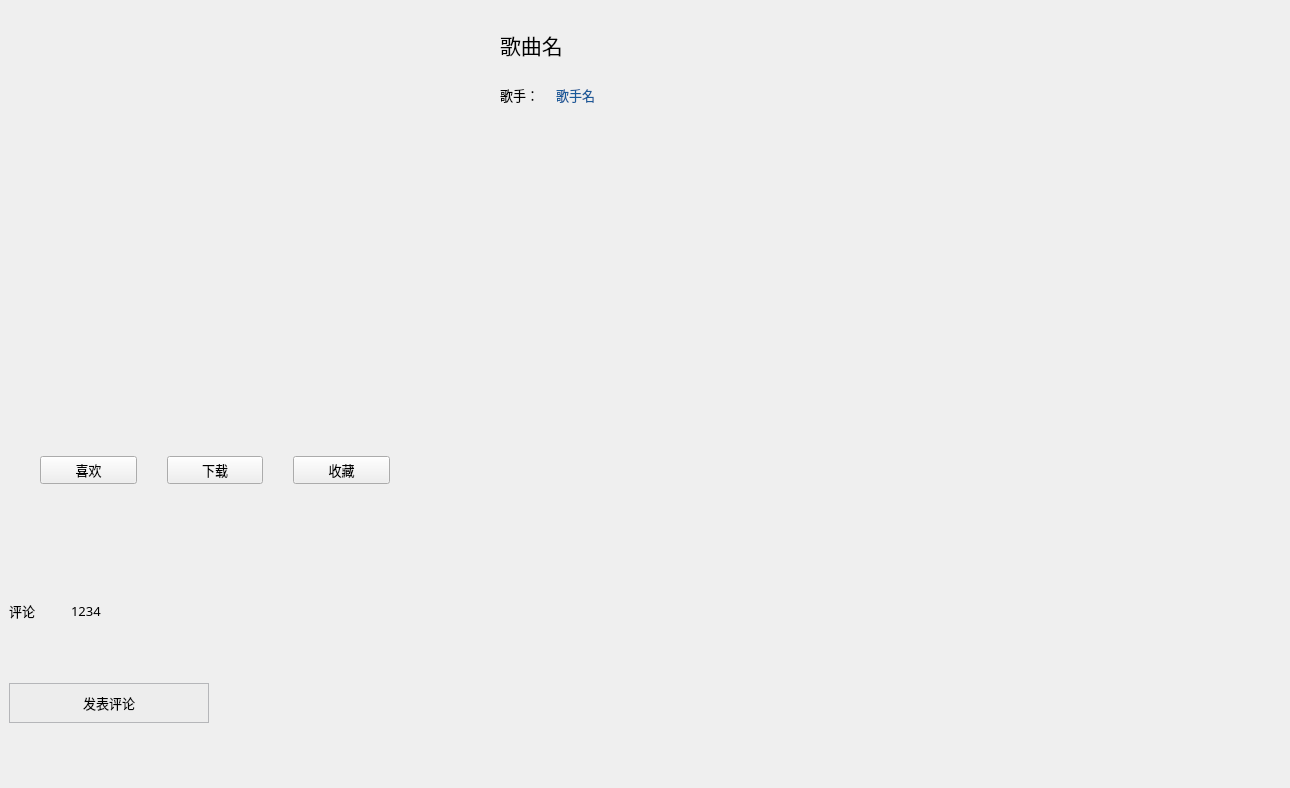
<?xml version="1.0" encoding="UTF-8"?>
<ui version="4.0">
 <class>DetailWindow</class>
 <widget class="QWidget" name="DetailWindow">
  <property name="geometry">
   <rect>
    <x>0</x>
    <y>0</y>
    <width>1290</width>
    <height>788</height>
   </rect>
  </property>
  <property name="windowTitle">
   <string>Form</string>
  </property>
  <layout class="QVBoxLayout" name="verticalLayout_3">
   <property name="spacing">
    <number>0</number>
   </property>
   <property name="leftMargin">
    <number>0</number>
   </property>
   <property name="topMargin">
    <number>30</number>
   </property>
   <property name="rightMargin">
    <number>0</number>
   </property>
   <property name="bottomMargin">
    <number>0</number>
   </property>
   <item>
    <widget class="QScrollArea" name="scrollArea">
     <property name="styleSheet">
      <string notr="true">QScrollArea
{
border:none;
}

QScrollBar:vertical {
	width: 10px;
	background: transparent;
}

QScrollBar::handle:vertical {
	width: 10px;
	min-height: 20px;
	background: #C8C9CC;
	border-radius: 5px;
}
QScrollBar::handle:vertical:hover {
        background: #ADAFB2;
}

QScrollBar::sub-line:vertical {
        height: 0px;
        background: transparent;
}
QScrollBar::add-line:vertical {
        height: 0px;
        background: transparent;
}</string>
     </property>
     <property name="verticalScrollBarPolicy">
      <enum>Qt::ScrollBarAsNeeded</enum>
     </property>
     <property name="horizontalScrollBarPolicy">
      <enum>Qt::ScrollBarAlwaysOff</enum>
     </property>
     <property name="widgetResizable">
      <bool>true</bool>
     </property>
     <property name="alignment">
      <set>Qt::AlignCenter</set>
     </property>
     <widget class="QWidget" name="scrollAreaWidgetContents">
      <property name="geometry">
       <rect>
        <x>0</x>
        <y>0</y>
        <width>1290</width>
        <height>758</height>
       </rect>
      </property>
      <layout class="QVBoxLayout" name="verticalLayout_7">
       <property name="leftMargin">
        <number>0</number>
       </property>
       <property name="topMargin">
        <number>0</number>
       </property>
       <property name="rightMargin">
        <number>0</number>
       </property>
       <property name="bottomMargin">
        <number>0</number>
       </property>
       <item>
        <widget class="QWidget" name="widget_info" native="true">
         <property name="maximumSize">
          <size>
           <width>16777215</width>
           <height>500</height>
          </size>
         </property>
         <layout class="QHBoxLayout" name="horizontalLayout_3" stretch="0,0,3,0">
          <property name="spacing">
           <number>110</number>
          </property>
          <property name="leftMargin">
           <number>0</number>
          </property>
          <property name="topMargin">
           <number>0</number>
          </property>
          <property name="rightMargin">
           <number>0</number>
          </property>
          <property name="bottomMargin">
           <number>0</number>
          </property>
          <item>
           <spacer name="horizontalSpacer_left">
            <property name="orientation">
             <enum>Qt::Horizontal</enum>
            </property>
            <property name="sizeHint" stdset="0">
             <size>
              <width>40</width>
              <height>20</height>
             </size>
            </property>
           </spacer>
          </item>
          <item>
           <layout class="QVBoxLayout" name="verticalLayout_avatar">
            <property name="spacing">
             <number>30</number>
            </property>
            <item>
             <spacer name="verticalSpacer_3">
              <property name="orientation">
               <enum>Qt::Vertical</enum>
              </property>
              <property name="sizeHint" stdset="0">
               <size>
                <width>20</width>
                <height>40</height>
               </size>
              </property>
             </spacer>
            </item>
            <item>
             <widget class="QLabel" name="coverLabel">
              <property name="minimumSize">
               <size>
                <width>350</width>
                <height>350</height>
               </size>
              </property>
              <property name="maximumSize">
               <size>
                <width>350</width>
                <height>350</height>
               </size>
              </property>
              <property name="text">
               <string/>
              </property>
              <property name="pixmap">
               <pixmap resource="../res.qrc">:/img/default-cover</pixmap>
              </property>
              <property name="scaledContents">
               <bool>true</bool>
              </property>
             </widget>
            </item>
            <item>
             <layout class="QHBoxLayout" name="horizontalLayout_button">
              <property name="sizeConstraint">
               <enum>QLayout::SetMinimumSize</enum>
              </property>
              <item>
               <widget class="QPushButton" name="likeButton">
                <property name="font">
                 <font>
                  <family>Microsoft YaHei</family>
                  <pointsize>10</pointsize>
                 </font>
                </property>
                <property name="styleSheet">
                 <string notr="true"/>
                </property>
                <property name="text">
                 <string>喜欢</string>
                </property>
               </widget>
              </item>
              <item>
               <widget class="QPushButton" name="downloadButton">
                <property name="font">
                 <font>
                  <family>Microsoft YaHei</family>
                  <pointsize>10</pointsize>
                 </font>
                </property>
                <property name="text">
                 <string>下载</string>
                </property>
               </widget>
              </item>
              <item>
               <widget class="QPushButton" name="favoriteButton">
                <property name="font">
                 <font>
                  <family>Microsoft YaHei</family>
                  <pointsize>10</pointsize>
                 </font>
                </property>
                <property name="text">
                 <string>收藏</string>
                </property>
               </widget>
              </item>
             </layout>
            </item>
            <item>
             <spacer name="verticalSpacer">
              <property name="orientation">
               <enum>Qt::Vertical</enum>
              </property>
              <property name="sizeHint" stdset="0">
               <size>
                <width>20</width>
                <height>40</height>
               </size>
              </property>
             </spacer>
            </item>
           </layout>
          </item>
          <item>
           <layout class="QVBoxLayout" name="verticalLayout_lyric">
            <property name="spacing">
             <number>15</number>
            </property>
            <item>
             <widget class="QLabel" name="nameLabel">
              <property name="maximumSize">
               <size>
                <width>350</width>
                <height>30</height>
               </size>
              </property>
              <property name="font">
               <font>
                <family>Microsoft YaHei</family>
                <pointsize>16</pointsize>
               </font>
              </property>
              <property name="text">
               <string>歌曲名</string>
              </property>
              <property name="scaledContents">
               <bool>true</bool>
              </property>
              <property name="wordWrap">
               <bool>true</bool>
              </property>
             </widget>
            </item>
            <item>
             <widget class="QWidget" name="widget_author" native="true">
              <property name="maximumSize">
               <size>
                <width>350</width>
                <height>40</height>
               </size>
              </property>
              <layout class="QHBoxLayout" name="horizontalLayout">
               <property name="spacing">
                <number>0</number>
               </property>
               <property name="leftMargin">
                <number>0</number>
               </property>
               <property name="topMargin">
                <number>0</number>
               </property>
               <property name="rightMargin">
                <number>0</number>
               </property>
               <property name="bottomMargin">
                <number>0</number>
               </property>
               <item>
                <widget class="QLabel" name="label_2">
                 <property name="maximumSize">
                  <size>
                   <width>56</width>
                   <height>20</height>
                  </size>
                 </property>
                 <property name="font">
                  <font>
                   <family>Microsoft YaHei</family>
                   <pointsize>10</pointsize>
                  </font>
                 </property>
                 <property name="text">
                  <string>歌手：</string>
                 </property>
                 <property name="wordWrap">
                  <bool>true</bool>
                 </property>
                </widget>
               </item>
               <item>
                <widget class="QLabel" name="authorLabel">
                 <property name="maximumSize">
                  <size>
                   <width>16777215</width>
                   <height>20</height>
                  </size>
                 </property>
                 <property name="font">
                  <font>
                   <family>Microsoft YaHei</family>
                   <pointsize>10</pointsize>
                  </font>
                 </property>
                 <property name="styleSheet">
                  <string notr="true">color: #1A5A99;</string>
                 </property>
                 <property name="text">
                  <string>歌手名</string>
                 </property>
                 <property name="wordWrap">
                  <bool>true</bool>
                 </property>
                </widget>
               </item>
              </layout>
             </widget>
            </item>
            <item>
             <widget class="QPlainTextEdit" name="lyricLabel">
              <property name="sizePolicy">
               <sizepolicy hsizetype="Expanding" vsizetype="Fixed">
                <horstretch>0</horstretch>
                <verstretch>0</verstretch>
               </sizepolicy>
              </property>
              <property name="minimumSize">
               <size>
                <width>350</width>
                <height>400</height>
               </size>
              </property>
              <property name="maximumSize">
               <size>
                <width>800</width>
                <height>400</height>
               </size>
              </property>
              <property name="font">
               <font>
                <family>Microsoft YaHei</family>
                <pointsize>12</pointsize>
               </font>
              </property>
              <property name="styleSheet">
               <string notr="true">QPlainTextEdit
{
background-color: rgba(255, 255, 255, 0);
border:none;
}

QScrollBar:vertical {
	width: 10px;
	background: transparent;
}

QScrollBar::handle:vertical {
	width: 10px;
	min-height: 20px;
	background: #A4A4A4;
	border-radius: 5px;
}
QScrollBar::handle:vertical:hover {
        background: #A5A5A5;
}

QScrollBar::sub-line:vertical {
        height: 0px;
        background: transparent;
}
QScrollBar::add-line:vertical {
        height: 0px;
        background: transparent;
}</string>
              </property>
              <property name="midLineWidth">
               <number>0</number>
              </property>
              <property name="verticalScrollBarPolicy">
               <enum>Qt::ScrollBarAsNeeded</enum>
              </property>
              <property name="horizontalScrollBarPolicy">
               <enum>Qt::ScrollBarAlwaysOff</enum>
              </property>
              <property name="undoRedoEnabled">
               <bool>false</bool>
              </property>
              <property name="lineWrapMode">
               <enum>QPlainTextEdit::WidgetWidth</enum>
              </property>
              <property name="readOnly">
               <bool>true</bool>
              </property>
              <property name="plainText">
               <string/>
              </property>
              <property name="cursorWidth">
               <number>0</number>
              </property>
              <property name="textInteractionFlags">
               <set>Qt::TextSelectableByMouse</set>
              </property>
              <property name="backgroundVisible">
               <bool>false</bool>
              </property>
              <property name="centerOnScroll">
               <bool>false</bool>
              </property>
             </widget>
            </item>
           </layout>
          </item>
          <item>
           <spacer name="horizontalSpacer_right">
            <property name="orientation">
             <enum>Qt::Horizontal</enum>
            </property>
            <property name="sizeHint" stdset="0">
             <size>
              <width>40</width>
              <height>20</height>
             </size>
            </property>
           </spacer>
          </item>
         </layout>
        </widget>
       </item>
       <item>
        <widget class="QWidget" name="widget_comment" native="true">
         <property name="sizePolicy">
          <sizepolicy hsizetype="Preferred" vsizetype="Preferred">
           <horstretch>0</horstretch>
           <verstretch>0</verstretch>
          </sizepolicy>
         </property>
         <property name="minimumSize">
          <size>
           <width>0</width>
           <height>0</height>
          </size>
         </property>
         <layout class="QVBoxLayout" name="verticalLayout_4">
          <property name="sizeConstraint">
           <enum>QLayout::SetDefaultConstraint</enum>
          </property>
          <item>
           <layout class="QHBoxLayout" name="horizontalLayout_4" stretch="0,0">
            <property name="sizeConstraint">
             <enum>QLayout::SetFixedSize</enum>
            </property>
            <item>
             <widget class="QLabel" name="label_3">
              <property name="maximumSize">
               <size>
                <width>56</width>
                <height>20</height>
               </size>
              </property>
              <property name="font">
               <font>
                <family>Microsoft YaHei</family>
                <pointsize>10</pointsize>
               </font>
              </property>
              <property name="text">
               <string>评论</string>
              </property>
              <property name="wordWrap">
               <bool>true</bool>
              </property>
             </widget>
            </item>
            <item>
             <widget class="QLabel" name="comNumLabel">
              <property name="maximumSize">
               <size>
                <width>16777215</width>
                <height>20</height>
               </size>
              </property>
              <property name="font">
               <font>
                <family>Microsoft YaHei</family>
                <pointsize>10</pointsize>
               </font>
              </property>
              <property name="text">
               <string>1234</string>
              </property>
              <property name="wordWrap">
               <bool>false</bool>
              </property>
             </widget>
            </item>
           </layout>
          </item>
          <item>
           <widget class="QPushButton" name="toCommentButton">
            <property name="minimumSize">
             <size>
              <width>0</width>
              <height>40</height>
             </size>
            </property>
            <property name="maximumSize">
             <size>
              <width>200</width>
              <height>40</height>
             </size>
            </property>
            <property name="font">
             <font>
              <family>Microsoft YaHei</family>
              <pointsize>10</pointsize>
             </font>
            </property>
            <property name="styleSheet">
             <string notr="true">background-color: rgb(237, 237, 237);
border:1px solid #B5B6B9;</string>
            </property>
            <property name="text">
             <string>发表评论</string>
            </property>
           </widget>
          </item>
         </layout>
        </widget>
       </item>
      </layout>
     </widget>
    </widget>
   </item>
  </layout>
 </widget>
 <resources>
  <include location="../res.qrc"/>
 </resources>
 <connections/>
</ui>
